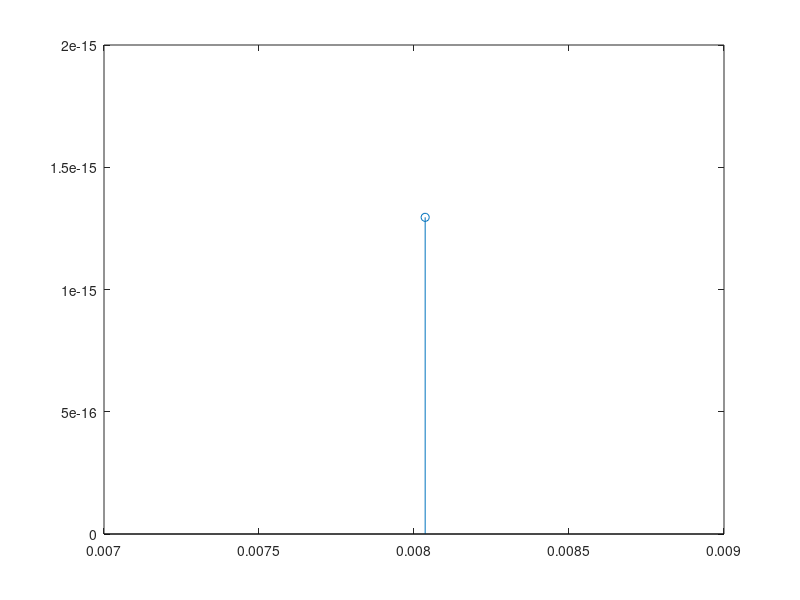

The MATLAB script that drew this image:

% x1 Dn

% T :
T1 = 5;

n1_list = -T1:T1;

% x1:
x1= @(t) cos((3*pi*t)/10) + 0.5*cos(pi*t/10);

w1 = 2*pi/T1;

% for loop to run through n-list array
for i = 1:length(n1_list)
    n = n1_list(i);

    % Dn = 1/T * integral x(t) * exp (-j*n_list*wo*t)
    y = @(t) x1(t).*exp(-1i*n*t*w1);
    
    % Dn formula
    Dn = (1/T1) * integral (y, -T1/2, T1/2);
        
    % display 
    stem(abs(Dn),angle(Dn));

end
% 
% % x2 Dn
% 
% % T
% T2_on = 10 ;
% T2_off = 10;
% T2 = T2_on+T2_off;
% 
% n2_list = -T2:T2;
% 
% % x2 
% x2=@(t) 
% 
